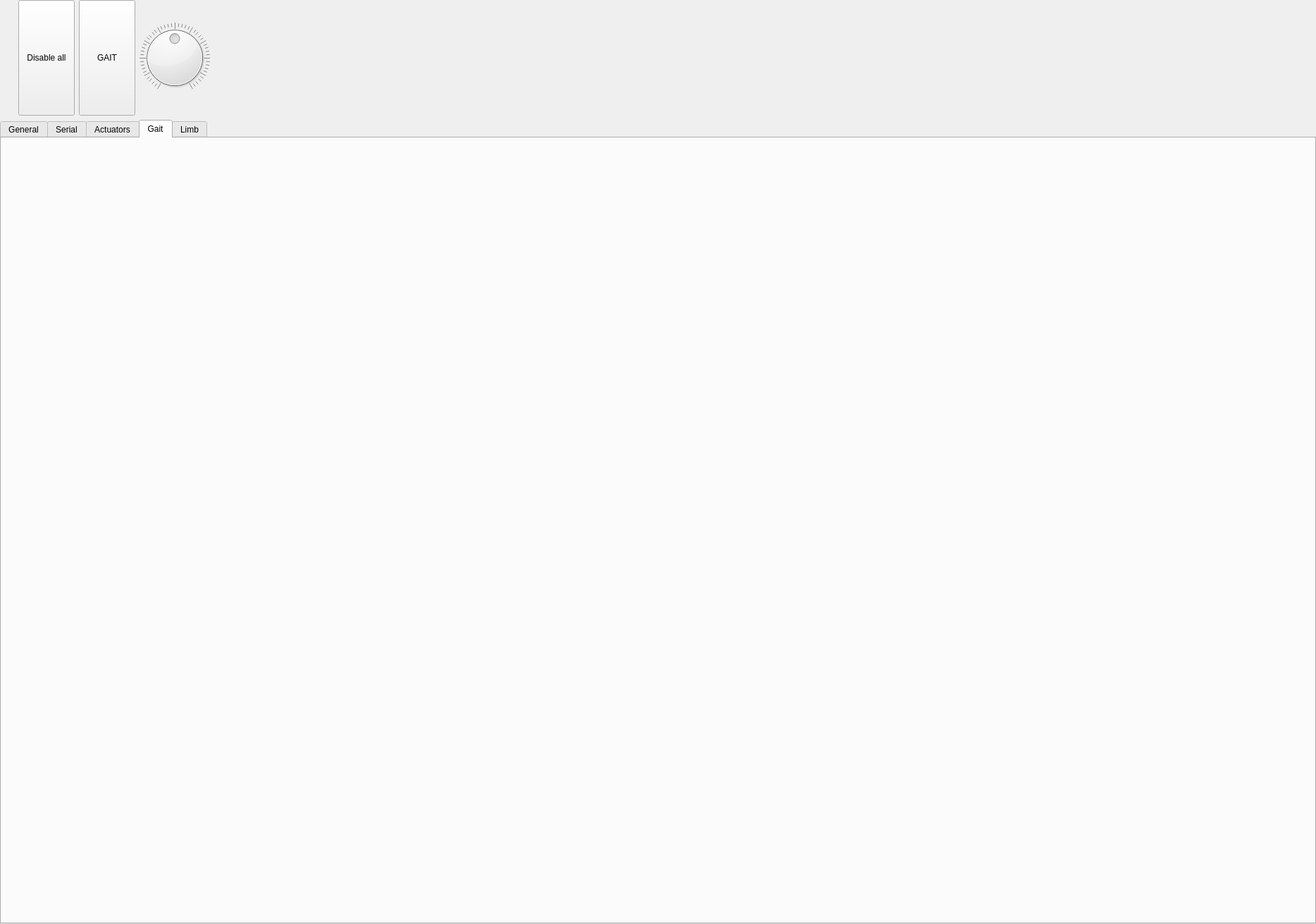
<?xml version="1.0" encoding="UTF-8"?>
<ui version="4.0">
 <class>Servotor32ControllerWidget</class>
 <widget class="QWidget" name="Servotor32ControllerWidget">
  <property name="geometry">
   <rect>
    <x>0</x>
    <y>0</y>
    <width>1868</width>
    <height>1311</height>
   </rect>
  </property>
  <property name="sizePolicy">
   <sizepolicy hsizetype="Minimum" vsizetype="Minimum">
    <horstretch>0</horstretch>
    <verstretch>0</verstretch>
   </sizepolicy>
  </property>
  <property name="windowTitle">
   <string>Form</string>
  </property>
  <layout class="QVBoxLayout" name="verticalLayout">
   <property name="leftMargin">
    <number>0</number>
   </property>
   <property name="topMargin">
    <number>0</number>
   </property>
   <property name="rightMargin">
    <number>0</number>
   </property>
   <property name="bottomMargin">
    <number>0</number>
   </property>
   <item>
    <layout class="QHBoxLayout" name="horizontalLayout">
     <item>
      <widget class="TryToggle" name="tryToggleConnect" native="true">
       <property name="sizePolicy">
        <sizepolicy hsizetype="Minimum" vsizetype="Minimum">
         <horstretch>0</horstretch>
         <verstretch>0</verstretch>
        </sizepolicy>
       </property>
       <property name="minimumSize">
        <size>
         <width>20</width>
         <height>0</height>
        </size>
       </property>
      </widget>
     </item>
     <item>
      <widget class="QPushButton" name="pushButtonDisableAll">
       <property name="sizePolicy">
        <sizepolicy hsizetype="Minimum" vsizetype="Minimum">
         <horstretch>0</horstretch>
         <verstretch>0</verstretch>
        </sizepolicy>
       </property>
       <property name="minimumSize">
        <size>
         <width>32</width>
         <height>32</height>
        </size>
       </property>
       <property name="text">
        <string>Disable all</string>
       </property>
      </widget>
     </item>
     <item>
      <widget class="QPushButton" name="pushButtonGait">
       <property name="sizePolicy">
        <sizepolicy hsizetype="Minimum" vsizetype="Minimum">
         <horstretch>0</horstretch>
         <verstretch>0</verstretch>
        </sizepolicy>
       </property>
       <property name="minimumSize">
        <size>
         <width>32</width>
         <height>32</height>
        </size>
       </property>
       <property name="text">
        <string>GAIT</string>
       </property>
       <property name="checkable">
        <bool>true</bool>
       </property>
      </widget>
     </item>
     <item>
      <widget class="QDial" name="dialFeedrate">
       <property name="sizePolicy">
        <sizepolicy hsizetype="Minimum" vsizetype="Minimum">
         <horstretch>0</horstretch>
         <verstretch>0</verstretch>
        </sizepolicy>
       </property>
       <property name="maximum">
        <number>200</number>
       </property>
       <property name="pageStep">
        <number>20</number>
       </property>
       <property name="value">
        <number>100</number>
       </property>
       <property name="notchesVisible">
        <bool>true</bool>
       </property>
      </widget>
     </item>
     <item>
      <spacer name="horizontalSpacer">
       <property name="orientation">
        <enum>Qt::Horizontal</enum>
       </property>
       <property name="sizeHint" stdset="0">
        <size>
         <width>40</width>
         <height>20</height>
        </size>
       </property>
      </spacer>
     </item>
    </layout>
   </item>
   <item>
    <widget class="QTabWidget" name="tabWidget">
     <property name="sizePolicy">
      <sizepolicy hsizetype="Minimum" vsizetype="Minimum">
       <horstretch>0</horstretch>
       <verstretch>0</verstretch>
      </sizepolicy>
     </property>
     <property name="currentIndex">
      <number>3</number>
     </property>
     <widget class="QWidget" name="tabGeneral">
      <property name="sizePolicy">
       <sizepolicy hsizetype="Minimum" vsizetype="Minimum">
        <horstretch>0</horstretch>
        <verstretch>0</verstretch>
       </sizepolicy>
      </property>
      <attribute name="title">
       <string>General</string>
      </attribute>
      <layout class="QGridLayout" name="gridLayout_5">
       <item row="2" column="4">
        <spacer name="horizontalSpacer_2">
         <property name="orientation">
          <enum>Qt::Horizontal</enum>
         </property>
         <property name="sizeHint" stdset="0">
          <size>
           <width>870</width>
           <height>20</height>
          </size>
         </property>
        </spacer>
       </item>
       <item row="4" column="1" colspan="3">
        <spacer name="verticalSpacer">
         <property name="orientation">
          <enum>Qt::Vertical</enum>
         </property>
         <property name="sizeHint" stdset="0">
          <size>
           <width>20</width>
           <height>752</height>
          </size>
         </property>
        </spacer>
       </item>
       <item row="3" column="2">
        <widget class="QLabel" name="label_4">
         <property name="sizePolicy">
          <sizepolicy hsizetype="Minimum" vsizetype="Minimum">
           <horstretch>0</horstretch>
           <verstretch>0</verstretch>
          </sizepolicy>
         </property>
         <property name="text">
          <string>Version:</string>
         </property>
         <property name="alignment">
          <set>Qt::AlignRight|Qt::AlignTrailing|Qt::AlignVCenter</set>
         </property>
        </widget>
       </item>
       <item row="2" column="0">
        <spacer name="horizontalSpacer_3">
         <property name="orientation">
          <enum>Qt::Horizontal</enum>
         </property>
         <property name="sizeHint" stdset="0">
          <size>
           <width>871</width>
           <height>20</height>
          </size>
         </property>
        </spacer>
       </item>
       <item row="2" column="2">
        <widget class="QLabel" name="label_2">
         <property name="sizePolicy">
          <sizepolicy hsizetype="Minimum" vsizetype="Minimum">
           <horstretch>0</horstretch>
           <verstretch>0</verstretch>
          </sizepolicy>
         </property>
         <property name="text">
          <string>Board:</string>
         </property>
         <property name="alignment">
          <set>Qt::AlignRight|Qt::AlignTrailing|Qt::AlignVCenter</set>
         </property>
        </widget>
       </item>
       <item row="3" column="3">
        <widget class="QLabel" name="labelBoardVersion">
         <property name="sizePolicy">
          <sizepolicy hsizetype="Minimum" vsizetype="Minimum">
           <horstretch>0</horstretch>
           <verstretch>0</verstretch>
          </sizepolicy>
         </property>
         <property name="text">
          <string>N/A</string>
         </property>
        </widget>
       </item>
       <item row="2" column="3">
        <widget class="QLabel" name="labelBoardType">
         <property name="sizePolicy">
          <sizepolicy hsizetype="Minimum" vsizetype="Minimum">
           <horstretch>0</horstretch>
           <verstretch>0</verstretch>
          </sizepolicy>
         </property>
         <property name="text">
          <string>N/A</string>
         </property>
        </widget>
       </item>
       <item row="1" column="2">
        <spacer name="verticalSpacer_2">
         <property name="orientation">
          <enum>Qt::Vertical</enum>
         </property>
         <property name="sizeHint" stdset="0">
          <size>
           <width>20</width>
           <height>40</height>
          </size>
         </property>
        </spacer>
       </item>
       <item row="0" column="0" colspan="5">
        <widget class="QLabel" name="label">
         <property name="sizePolicy">
          <sizepolicy hsizetype="Minimum" vsizetype="Minimum">
           <horstretch>0</horstretch>
           <verstretch>0</verstretch>
          </sizepolicy>
         </property>
         <property name="text">
          <string>&lt;h1&gt;ArcBotics™ Servotor32 Controller version 2.1&lt;/h1&gt;
&lt;p&gt;This is the native Hexy controller for OctoMY™&lt;/p&gt;
&lt;p&gt;You will find full documentation for it &lt;a href=&quot;http://www.octomy.org/documentation/development/architectual-overview/servotor32&quot; &gt;here&lt;/a&gt;&lt;/p&gt;
&lt;h2&gt;Quick guide&lt;/h2&gt;
&lt;ol&gt;
&lt;li&gt;Get a &lt;a href=&quot;http://arcbotics.com/products/hexy/&quot; &gt;compatible&lt;/a&gt; robot.&lt;/li&gt;
&lt;li&gt;Go &lt;a href=&quot;http://arcbotics.com/lessons/updating-the-servotor32-firmware/&quot; &gt;download&lt;/a&gt;, and upload latest version of Servotor32 firmware on your board .&lt;/li&gt;
&lt;li&gt;Connect your board to this Agent via USB cable or pair with Bluetooth.&lt;/li&gt;
&lt;li&gt;Go the Serial tab and configure serial parameters.&lt;/li&gt;
&lt;li&gt;Go the Actuators tab and verify the configuration of the actuatuators.&lt;br/&gt;
NOTE: The default configuration will match the recommended configuration in the instructions&lt;br/&gt;
that came with the Hexy, so if you deviated from instructions you will need to make matching&lt;br/&gt;
ajustments here.&lt;/li&gt;
&lt;li&gt;You are now ready to start using your Hexy!&lt;/li&gt;
&lt;/ol&gt;</string>
         </property>
         <property name="wordWrap">
          <bool>true</bool>
         </property>
         <property name="openExternalLinks">
          <bool>true</bool>
         </property>
        </widget>
       </item>
      </layout>
     </widget>
     <widget class="QWidget" name="tabSerial">
      <property name="sizePolicy">
       <sizepolicy hsizetype="Minimum" vsizetype="Minimum">
        <horstretch>0</horstretch>
        <verstretch>0</verstretch>
       </sizepolicy>
      </property>
      <attribute name="title">
       <string>Serial</string>
      </attribute>
      <layout class="QVBoxLayout" name="verticalLayout_2">
       <property name="leftMargin">
        <number>0</number>
       </property>
       <property name="topMargin">
        <number>0</number>
       </property>
       <property name="rightMargin">
        <number>0</number>
       </property>
       <property name="bottomMargin">
        <number>0</number>
       </property>
       <item>
        <widget class="SerialSettingsWidget" name="widgetSerialSettings" native="true">
         <property name="sizePolicy">
          <sizepolicy hsizetype="Minimum" vsizetype="Minimum">
           <horstretch>0</horstretch>
           <verstretch>0</verstretch>
          </sizepolicy>
         </property>
        </widget>
       </item>
      </layout>
     </widget>
     <widget class="QWidget" name="tabActuators">
      <property name="sizePolicy">
       <sizepolicy hsizetype="Minimum" vsizetype="Minimum">
        <horstretch>0</horstretch>
        <verstretch>0</verstretch>
       </sizepolicy>
      </property>
      <attribute name="title">
       <string>Actuators</string>
      </attribute>
      <layout class="QGridLayout" name="gridLayout_2">
       <property name="leftMargin">
        <number>0</number>
       </property>
       <property name="topMargin">
        <number>0</number>
       </property>
       <property name="rightMargin">
        <number>0</number>
       </property>
       <property name="bottomMargin">
        <number>0</number>
       </property>
       <property name="horizontalSpacing">
        <number>0</number>
       </property>
       <item row="0" column="0">
        <widget class="QScrollArea" name="scrollAreaServos">
         <property name="sizePolicy">
          <sizepolicy hsizetype="Minimum" vsizetype="Minimum">
           <horstretch>0</horstretch>
           <verstretch>0</verstretch>
          </sizepolicy>
         </property>
         <property name="frameShape">
          <enum>QFrame::NoFrame</enum>
         </property>
         <property name="frameShadow">
          <enum>QFrame::Plain</enum>
         </property>
         <property name="lineWidth">
          <number>0</number>
         </property>
         <property name="horizontalScrollBarPolicy">
          <enum>Qt::ScrollBarAlwaysOff</enum>
         </property>
         <property name="widgetResizable">
          <bool>true</bool>
         </property>
         <widget class="QWidget" name="scrollAreaWidgetContents">
          <property name="geometry">
           <rect>
            <x>0</x>
            <y>0</y>
            <width>1864</width>
            <height>1172</height>
           </rect>
          </property>
          <property name="sizePolicy">
           <sizepolicy hsizetype="Minimum" vsizetype="Minimum">
            <horstretch>0</horstretch>
            <verstretch>0</verstretch>
           </sizepolicy>
          </property>
          <layout class="QVBoxLayout" name="verticalLayoutServos">
           <property name="spacing">
            <number>0</number>
           </property>
           <property name="leftMargin">
            <number>0</number>
           </property>
           <property name="topMargin">
            <number>0</number>
           </property>
           <property name="rightMargin">
            <number>0</number>
           </property>
           <property name="bottomMargin">
            <number>0</number>
           </property>
          </layout>
         </widget>
        </widget>
       </item>
      </layout>
     </widget>
     <widget class="QWidget" name="tabGait">
      <property name="sizePolicy">
       <sizepolicy hsizetype="Minimum" vsizetype="Minimum">
        <horstretch>0</horstretch>
        <verstretch>0</verstretch>
       </sizepolicy>
      </property>
      <attribute name="title">
       <string>Gait</string>
      </attribute>
      <layout class="QGridLayout" name="gridLayout">
       <property name="leftMargin">
        <number>0</number>
       </property>
       <property name="topMargin">
        <number>0</number>
       </property>
       <property name="rightMargin">
        <number>0</number>
       </property>
       <property name="bottomMargin">
        <number>0</number>
       </property>
       <property name="horizontalSpacing">
        <number>0</number>
       </property>
       <item row="0" column="0">
        <widget class="GaitWidget" name="widgetGait" native="true">
         <property name="sizePolicy">
          <sizepolicy hsizetype="Minimum" vsizetype="Minimum">
           <horstretch>0</horstretch>
           <verstretch>0</verstretch>
          </sizepolicy>
         </property>
        </widget>
       </item>
      </layout>
     </widget>
     <widget class="QWidget" name="tabLimb">
      <property name="sizePolicy">
       <sizepolicy hsizetype="Minimum" vsizetype="Minimum">
        <horstretch>0</horstretch>
        <verstretch>0</verstretch>
       </sizepolicy>
      </property>
      <attribute name="title">
       <string>Limb</string>
      </attribute>
      <layout class="QGridLayout" name="gridLayout_3">
       <property name="leftMargin">
        <number>0</number>
       </property>
       <property name="topMargin">
        <number>0</number>
       </property>
       <property name="rightMargin">
        <number>0</number>
       </property>
       <property name="bottomMargin">
        <number>0</number>
       </property>
       <property name="spacing">
        <number>0</number>
       </property>
       <item row="0" column="0">
        <widget class="LimbIKWidget" name="widgetLimbIK" native="true">
         <property name="sizePolicy">
          <sizepolicy hsizetype="Minimum" vsizetype="Minimum">
           <horstretch>0</horstretch>
           <verstretch>0</verstretch>
          </sizepolicy>
         </property>
        </widget>
       </item>
      </layout>
     </widget>
    </widget>
   </item>
  </layout>
 </widget>
 <customwidgets>
  <customwidget>
   <class>GaitWidget</class>
   <extends>QWidget</extends>
   <header location="global">gait/GaitWidget.hpp</header>
   <container>1</container>
  </customwidget>
  <customwidget>
   <class>TryToggle</class>
   <extends>QWidget</extends>
   <header location="global">widgets/TryToggle.hpp</header>
   <container>1</container>
  </customwidget>
  <customwidget>
   <class>SerialSettingsWidget</class>
   <extends>QWidget</extends>
   <header location="global">hardware/serial/SerialSettingsWidget.hpp</header>
   <container>1</container>
  </customwidget>
  <customwidget>
   <class>LimbIKWidget</class>
   <extends>QWidget</extends>
   <header location="global">gait/LimbIKWidget.hpp</header>
   <container>1</container>
  </customwidget>
 </customwidgets>
 <resources/>
 <connections/>
</ui>
